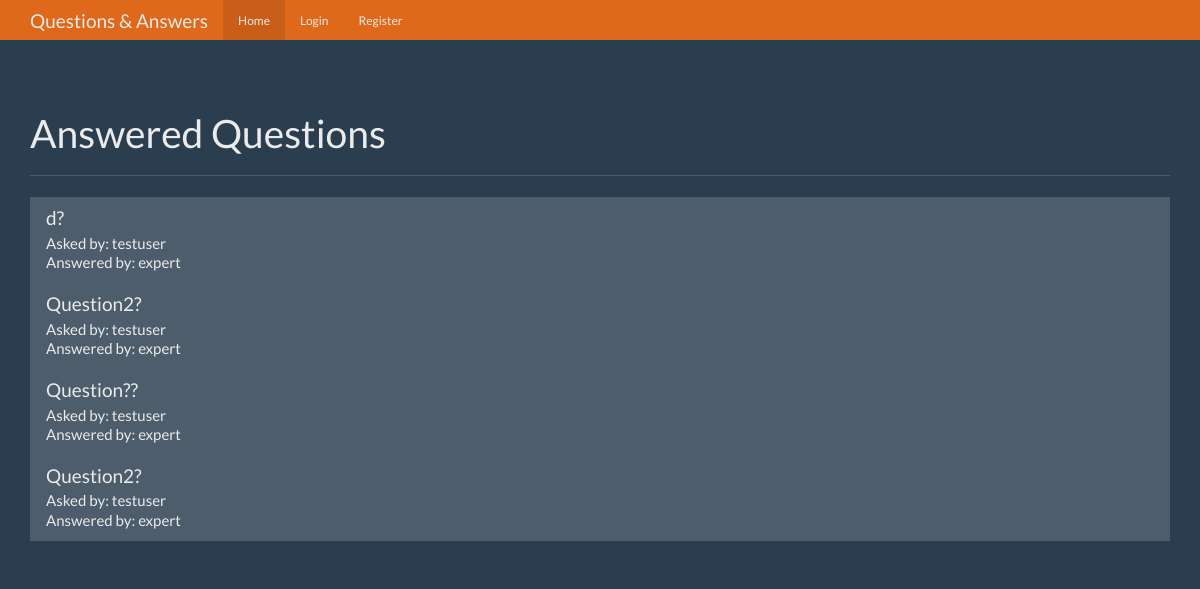
The page / on the database its author committed.
### tables this page shows
CREATE TABLE questions (
    id integer primary key autoincrement,
    question_text text not null,
    answer_text text,
    asked_by_id integer not null,
    expert_id integer not null
);

CREATE TABLE users (
    id integer primary key autoincrement,
    name text not null,
    password text not null,
    expert boolean not null,
    admin boolean not null 
);

### app.py (the view)
@app.route('/')
def index():
    user = get_current_user()
    db = get_db()
    questions_cur = db.execute('''select questions.id as question_id, questions.question_text,
                                    askers.name as asker_name, experts.name as expert_name
                                    from questions join users as askers on askers.id = questions.asked_by_id
                                    join users as experts on experts.id = questions.expert_id
                                    where questions.answer_text is not null''')
    questions_result = questions_cur.fetchall()
    return render_template('home.html', user=user, questions=questions_result)

### app.py (called while the page is built)
def get_current_user():
    user_result = None
    if 'user' in session:
        user = session['user']
        db = get_db()
        user_cur = db.execute('select id, name, password, expert, admin from users where name = ?', [user])
        user_result = user_cur.fetchone()
    return user_result

### database.py (called while the page is built)
def connect_db(): #connects to the database
    sql = sqlite3.connect('/Users/Dmitry/Desktop/question_and_answer_app/questions.db')
    sql.row_factory = sqlite3.Row #to get dictionaries instead of tuples when you access the rows
    return sql

def get_db():
    if not hasattr(g, 'sqlite3_db'):#checks if global object 'sqlite3_db' is in the database
        g.sqlite_db = connect_db()
    return g.sqlite_db

### templates/home.html (shortened to what this page needs)
{% extends 'base.html' %}
{% from "show_links.html" import show_links %}
{% block nav %}
{{show_links(user)}}
{% endblock %}
{% block body %}
      <div class="page-header">
        <h1>Answered Questions</h1>
      </div>
      <div class="row">
        <div class="col-lg-12">
          <div class="list-group">
            {% for question in questions %}
            <a href="{{ url_for('question', question_id=question['question_id']) }}" class="list-group-item">
              <h4 class="list-group-item-heading">{{ question['question_text'] }}</h4>
              <p class="list-group-item-text">Asked by: {{ question['asker_name'] }}</p>
              <p class="list-group-item-text">Answered by: {{ question['expert_name'] }}</p>
            </a>
            {% endfor %}
          </div>
        </div>
      </div>
{% endblock %}

### templates/base.html (shortened to what this page needs)
<!DOCTYPE html>
<html lang="en">
  <head>
    <link href="{{ url_for('static', filename='bootstrap.min.css') }}" rel="stylesheet">
    <link href="{{ url_for('static', filename='theme.css') }}" rel="stylesheet">
  </head>
  <body>
    <nav class="navbar navbar-inverse navbar-fixed-top">
      <div class="container">
        <div class="navbar-header">
          <a class="navbar-brand" href="{{ url_for('index') }}">Questions & Answers</a>
        </div>
        <div id="navbar" class="navbar-collapse collapse">
            {% block nav %}{% endblock %}
        </div>
      </div>
    </nav>
    <div class="container theme-showcase" role="main">
        {% block body %}{% endblock %}
    </div>
  </body>
</html>

### templates/show_links.html (shortened to what this page needs)
{% macro show_links(user) %}
<ul class="nav navbar-nav">
    <li class="active"><a href="{{ url_for('index') }}">Home</a></li>
    {% if not user %}
    <li><a href="{{ url_for('login') }}">Login</a></li>
    <li><a href="{{ url_for('register') }}">Register</a></li>
    {% endif %}
  </ul>
{% endmacro %}

### static/theme.css (style rules this page uses)
body { padding-top: 70px; padding-bottom: 30px; }

### rows shown on the page
questions: question_text "d?", asker_name "testuser", expert_name "expert"
questions: question_text "Question2?", asker_name "testuser", expert_name "expert"
questions: question_text "Question??", asker_name "testuser", expert_name "expert"
questions: question_text "Question2?", asker_name "testuser", expert_name "expert"
